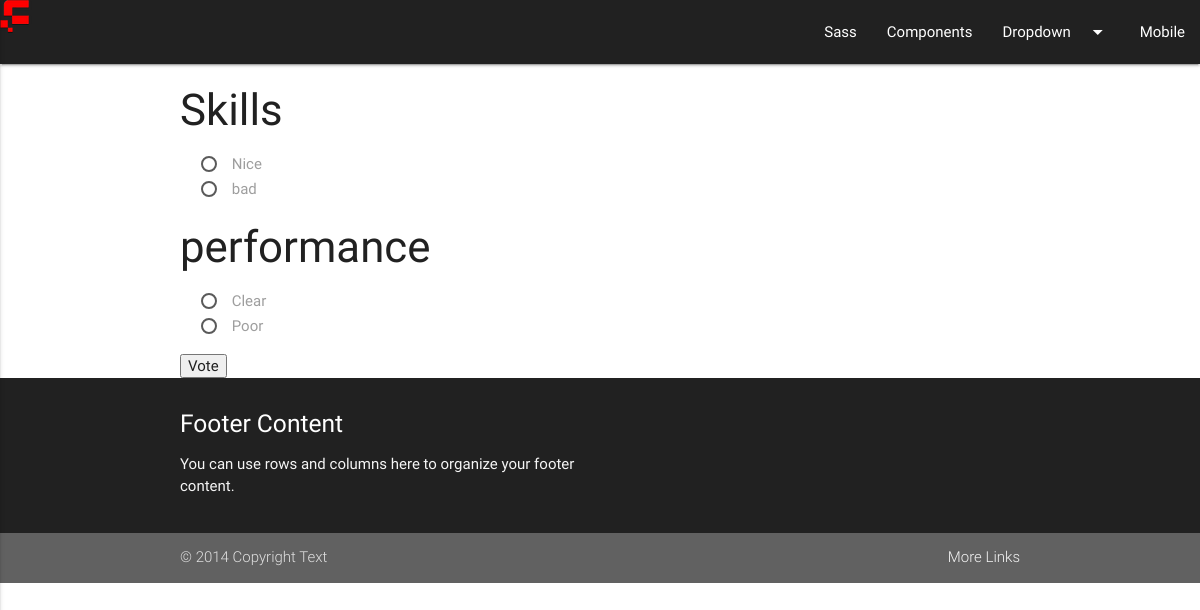
Screenshot of /teams/2/ with the database file from the repository.
### polls/models.py (models this page shows, shortened)
class Question(models.Model):
    question_id = models.AutoField(primary_key=True)
    team = models.ForeignKey(Teams, on_delete=models.CASCADE)
    question_text = models.CharField(max_length=200)
    pub_date = models.DateTimeField('date published')

class Choice(models.Model):
    choice_id = models.AutoField(primary_key=True)
    question = models.ForeignKey(Question, on_delete=models.CASCADE)
    choice_text = models.CharField(max_length=200)
    votes = models.IntegerField(default=0)

### polls/views.py (the view)
# urls.py: url(r'^teams/(?P<team_id>[0-9]+)/$', views.team, name='team'),
def team(request, team_id):
    try:
        team = Teams.objects.get(pk=team_id)
    except Teams.DoesNotExist:
        raise Http404("Question does not exist")
    questions = Question.objects.filter(team=team_id).all()
    args = {
        'questions': questions,
        'team':team,
    }
    return render(request, 'team.html', args)

### polls/templates/team.html (shortened to what this page needs)
<!DOCTYPE html>
<html lang="en">
{% include "header.html" %}
<body>
{% include "navbar.html" %}
<div class="container">
    <form action="/teams/{{team.team_id}}/vote/" method="post">
    <ul>
        {% if questions is not None %}
            {% for question in questions %}
                <li>
                    <h3>{{ question.question_text }}</h3>
                    {% for choice in question.choice_set.all %}
                        <label for="{{question.question_id}}{{ forloop.counter }}">{{ choice.choice_text }}</label><br />
                    {% endfor %}
                </li>
            {% endfor %}
        {% else %}
            <p>No questions are available.</p>
        {% endif %}
    </ul>
    <input type="submit" value="Vote" />
</form>
</div>
{% include "footer.html"%}
</body>
</html>

### rows the page displays
Question: question_text "Skills"
Choice: choice_text "Nice"
Choice: choice_text "bad"
Question: question_text "performance"
Choice: choice_text "Clear"
Choice: choice_text "Poor"
